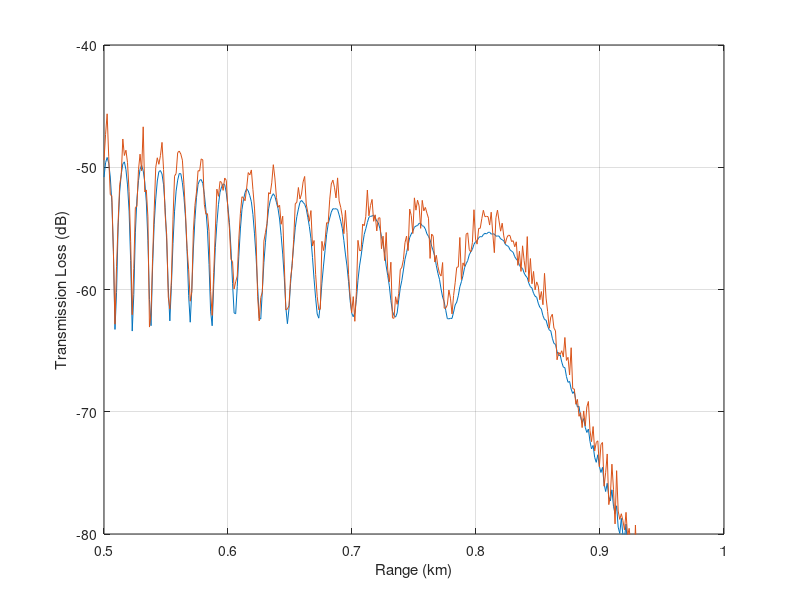

The MATLAB source for this figure: (Note: this script raises an error after producing the figure.)
% test_tl_stats.m

clear all; 
close all;

% load FFP transmission loss from disk

data =importdata('ffp_n2shallow.csv',',');
true.range = data(:,1)'/1e3 ;
true.tl = data(:,2)' ;
clear data
dr = true.range(2) - true.range(1) ;
threshold = -80 ;

% build a test signal

test.range = true.range + 0 * dr ;
test.tl = true.tl + 1 + 1 * randn( size(test.range) ) ;

% plot signals

figure; 
plot( true.range, true.tl, test.range, test.tl ) ;
grid ;
xlabel('Range (km)');
ylabel('Transmission Loss (dB)');
set(gca,'Xlim',[0.5 1.0]);
set(gca,'Ylim',[-80 -40]);

% compare TL signals
% limit comparison to area where true TL > -80 dB 

[ bias, dev, detcoef ] = tl_stats( ...
    test.range, test.tl, true.range, true.tl, threshold ) ;
fprintf('bias = %.2f dB dev = %.2f dB detcoef = %.1f%%\n',...
    bias, dev, detcoef ) ;
